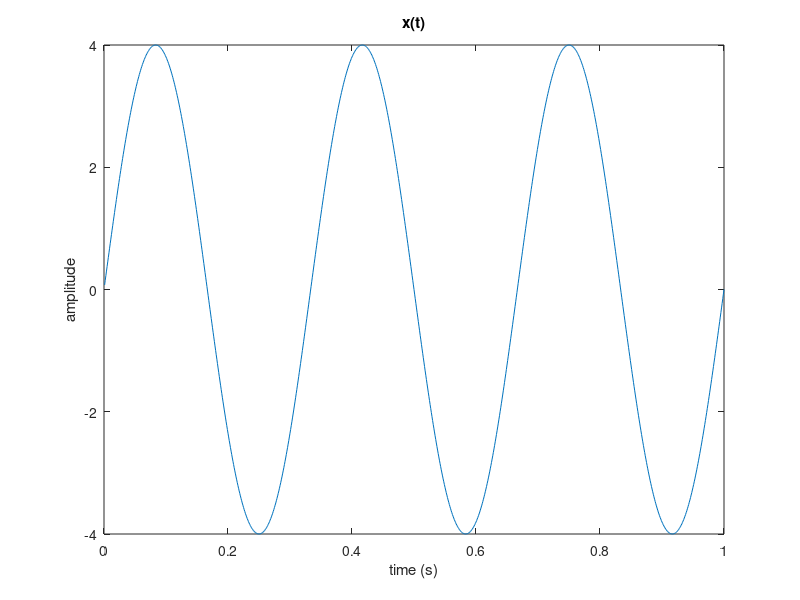
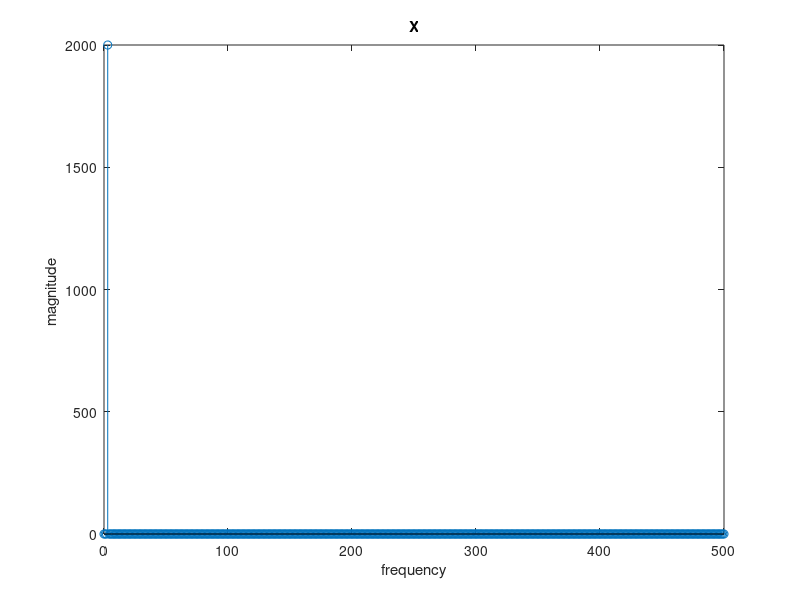

These figures' MATLAB source, in order:
%declare constans 
Ts = 0.001; %sampling period 
A = 4 ; %amplitude 
f = 3 ; %frequency 
tinit = 0.001;  %initial time 
tfinal = 1;     %final time 
t = tinit:Ts:tfinal;    %vector of time 
fs = 1./Ts ;    %sampling frequency 

N = length(t);  %length of samples length of x

x = A.*sin(2*pi*f.*t);  %signal x 

%plot of signal x(t)
figure(1)
plot(t,x)
xlabel('time (s)')
ylabel('amplitude')
title('x(t)')

X = fft(x,N); %Discrete Fourier Transform of x with N points 

Power_spectrum_X = abs(X);  %power spectrum of X 
Power_spectrum = Power_spectrum_X(1:N/2+1); %power spectrum is symmetric about zero 
df = fs/N;      %time between two consecutive frequencies
freq = 0:df:fs/2;   %frequency of X start from 0 up to Nyquist frequency 

%plot of signal X
figure(2)
stem(freq,Power_spectrum)
xlabel('frequency')
ylabel('magnitude ')
title('X')

